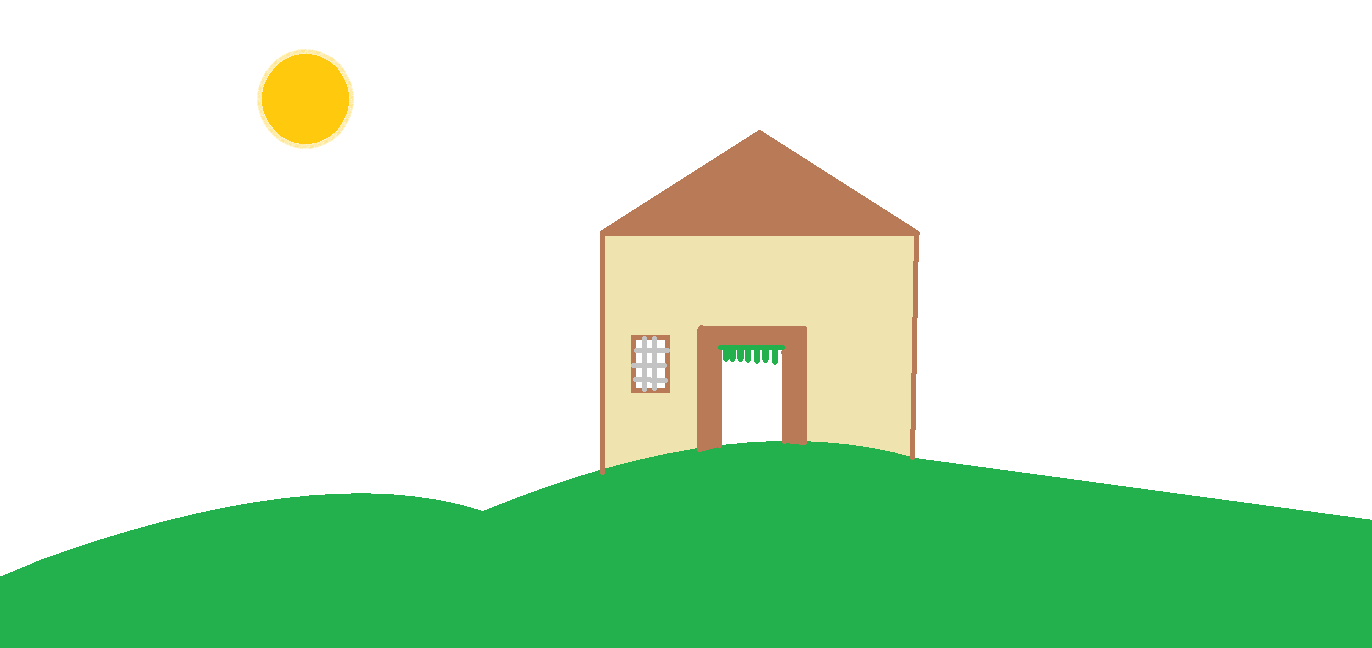
#> input picture img1.png, 1372 x 648 px
$ python RGB_to_GRAY.py
#> lines starting #> are read from the running program, lines starting #| are printed output that depends on the picture
import cv2
img=cv2.imread('img1.png')
#> img is the input picture: shape (648, 1372, 3); mean B, G, R 199.5, 229.7, 197.7
cv2.imshow('Given image',img)
cv2.waitKey(0)
gray=cv2.cvtColor(img,cv2.COLOR_RGB2GRAY)
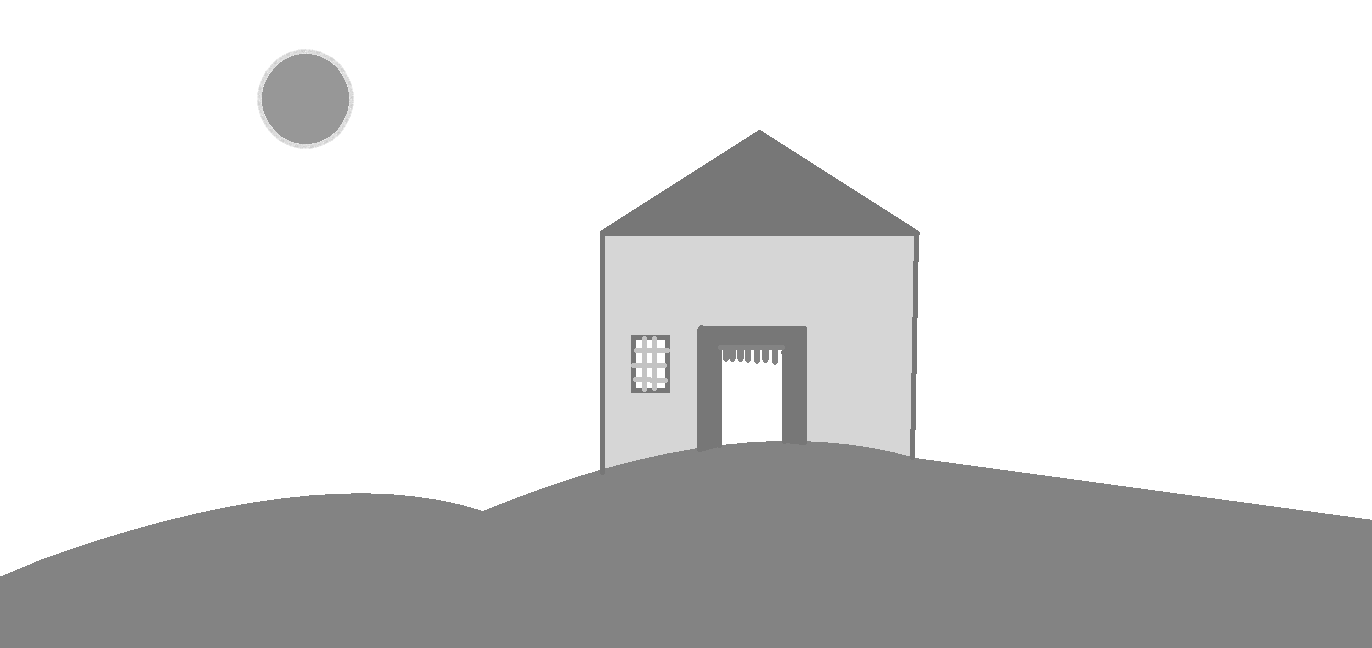
#> gray: shape (648, 1372); min 119, max 255, mean 217.2
cv2.imshow('Converted image',gray)
cv2.waitKey(0)
cv2.destroyAllWindows()
